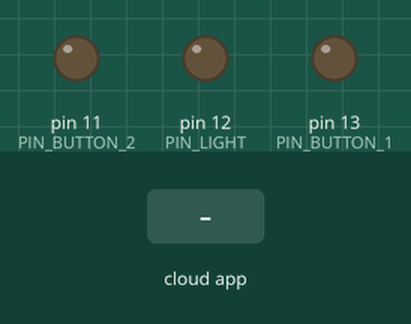
A sketch run on a simulated Arduino Uno, built with avr-gcc and run on an emulated ATmega328P. Shown: output pins drawn as LEDs (lit = HIGH). The inputs (shaded band) are chosen by the test bench. The RemoteXY app is connected.

Above: at 1.2 s.
1.3 s: the phone or cloud app sets button_1 to 1
At 1.9 s:
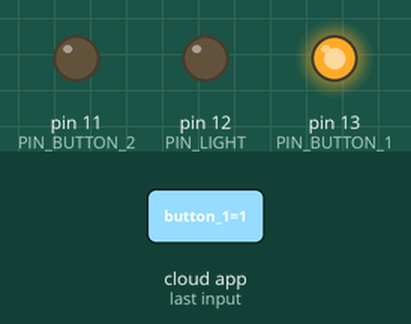
2.8 s: the phone or cloud app sets Light to 1
At 3.1 s:
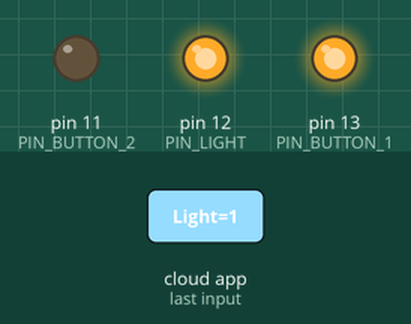
4.3 s: the phone or cloud app sets button_2 to 1
At 5.4 s:
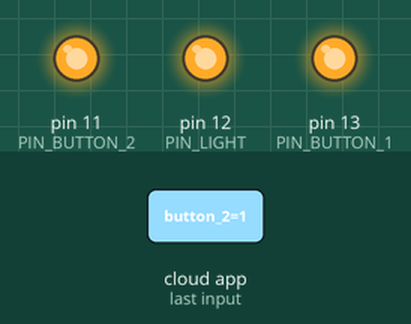
5.8 s: the phone or cloud app sets button_1 to 0
At 6.5 s:
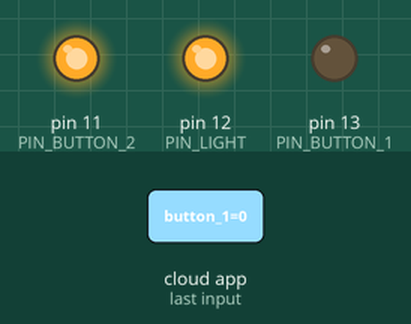
7.3 s: the phone or cloud app sets Light to 0
At 7.7 s:
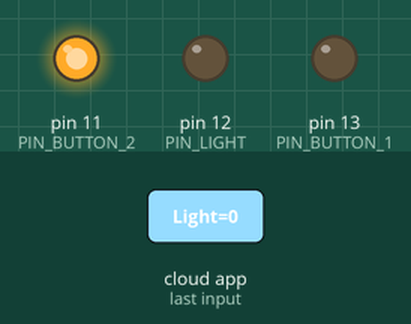
8.8 s: the phone or cloud app sets button_1 to 1
At 10.0 s:
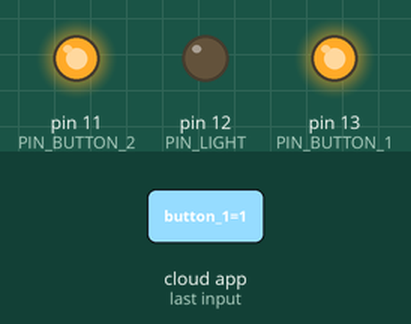
Timing chart, 0 to 11.3 s (numbered marks = the images above; inputs shaded):
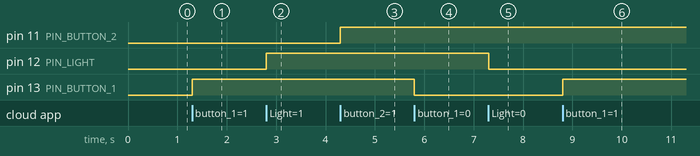

The sketch:

R15_Project.ino
```cpp
//////////////////////////////////////////////
//        RemoteXY include library          //
//////////////////////////////////////////////

// RemoteXY select connection mode and include library
#define REMOTEXY_MODE__ESP8266_HARDSERIAL_POINT

#include <RemoteXY.h>

// RemoteXY connection settings
#define REMOTEXY_SERIAL Serial
#define REMOTEXY_SERIAL_SPEED 115200
#define REMOTEXY_WIFI_SSID "R15 Project"
#define REMOTEXY_WIFI_PASSWORD "ilangkaviyan"
#define REMOTEXY_SERVER_PORT 6377


// RemoteXY configurate
#pragma pack(push, 1)
uint8_t RemoteXY_CONF[] =
  { 255,3,0,0,0,93,0,8,163,0,
  1,0,9,26,22,22,246,16,69,110,
  103,105,110,101,32,83,116,97,114,116,
  0,2,0,36,12,26,15,135,25,31,
  31,76,105,103,104,116,0,79,70,70,
  0,129,0,22,2,61,6,24,77,73,
  76,75,32,81,85,69,69,78,32,70,
  65,77,73,76,89,0,129,0,40,50,
  18,6,16,82,49,53,0,1,0,64,
  27,23,23,36,31,72,111,114,110,0 };

// this structure defines all the variables of your control interface
struct {

    // input variable
  uint8_t button_1; // =1 if button pressed, else =0
  uint8_t Light; // =1 if switch ON and =0 if OFF
  uint8_t button_2; // =1 if button pressed, else =0

    // other variable
  uint8_t connect_flag;  // =1 if wire connected, else =0

} RemoteXY;
#pragma pack(pop)

/////////////////////////////////////////////
//           END RemoteXY include          //
/////////////////////////////////////////////

#define PIN_BUTTON_1 13
#define PIN_LIGHT 12
#define PIN_BUTTON_2 11


void setup()
{
  RemoteXY_Init ();

  pinMode (PIN_BUTTON_1, OUTPUT);
  pinMode (PIN_LIGHT, OUTPUT);
  pinMode (PIN_BUTTON_2, OUTPUT);

  // TODO you setup code

}

void loop()
{
  RemoteXY_Handler ();

  digitalWrite(PIN_BUTTON_1, (RemoteXY.button_1==0)?LOW:HIGH);
  digitalWrite(PIN_LIGHT, (RemoteXY.Light==0)?LOW:HIGH);
  digitalWrite(PIN_BUTTON_2, (RemoteXY.button_2==0)?LOW:HIGH);

  // TODO you loop code
  // use the RemoteXY structure for data transfer


}
```

Measured:
- after the input at 1.3 s, pin 13 (PIN_BUTTON_1): LOW → HIGH at once
- after the input at 2.8 s, pin 12 (PIN_LIGHT): LOW → HIGH at once
- after the input at 4.3 s, pin 11 (PIN_BUTTON_2): LOW → HIGH at once
- after the input at 5.8 s, pin 13 (PIN_BUTTON_1): HIGH → LOW at once
- after the input at 7.3 s, pin 12 (PIN_LIGHT): HIGH → LOW at once
- after the input at 8.8 s, pin 13 (PIN_BUTTON_1): LOW → HIGH at once
